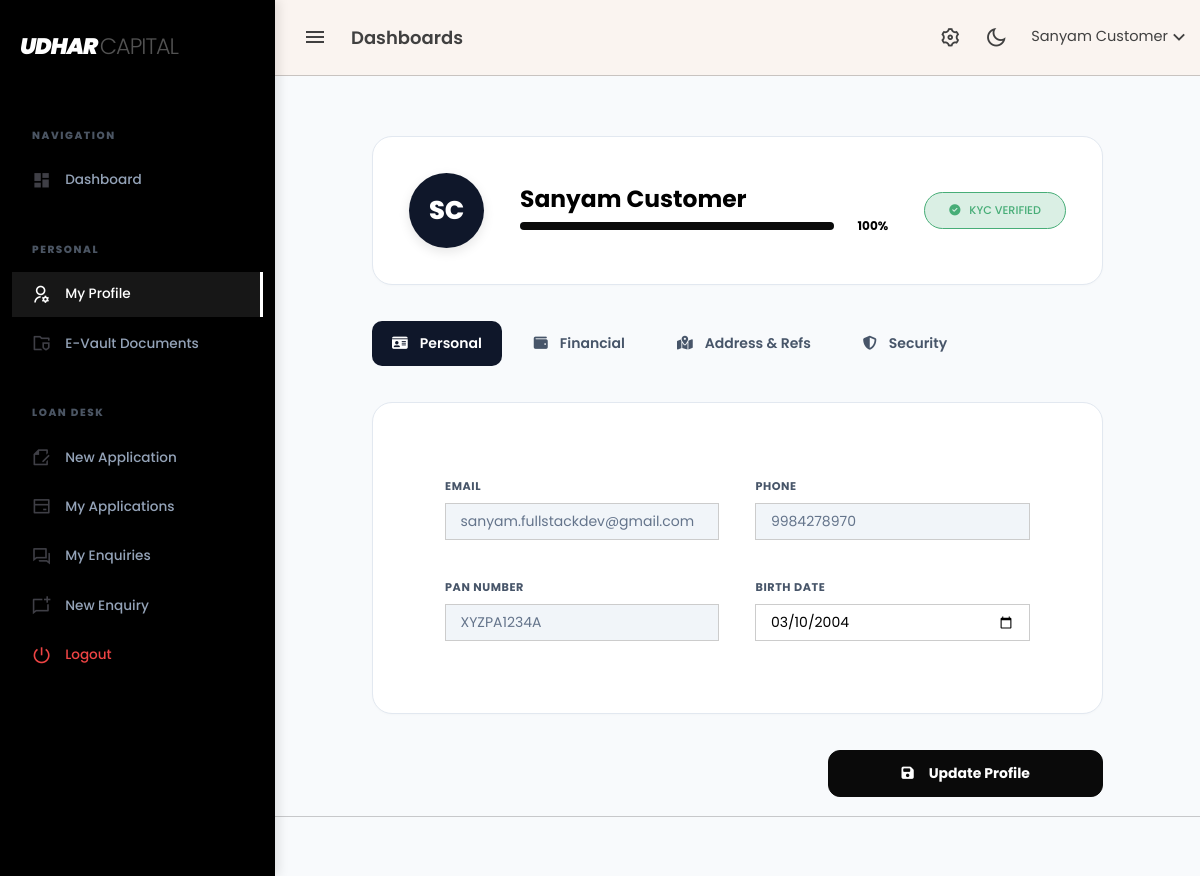
The app's page /customer/profile.php (signed in), older data.
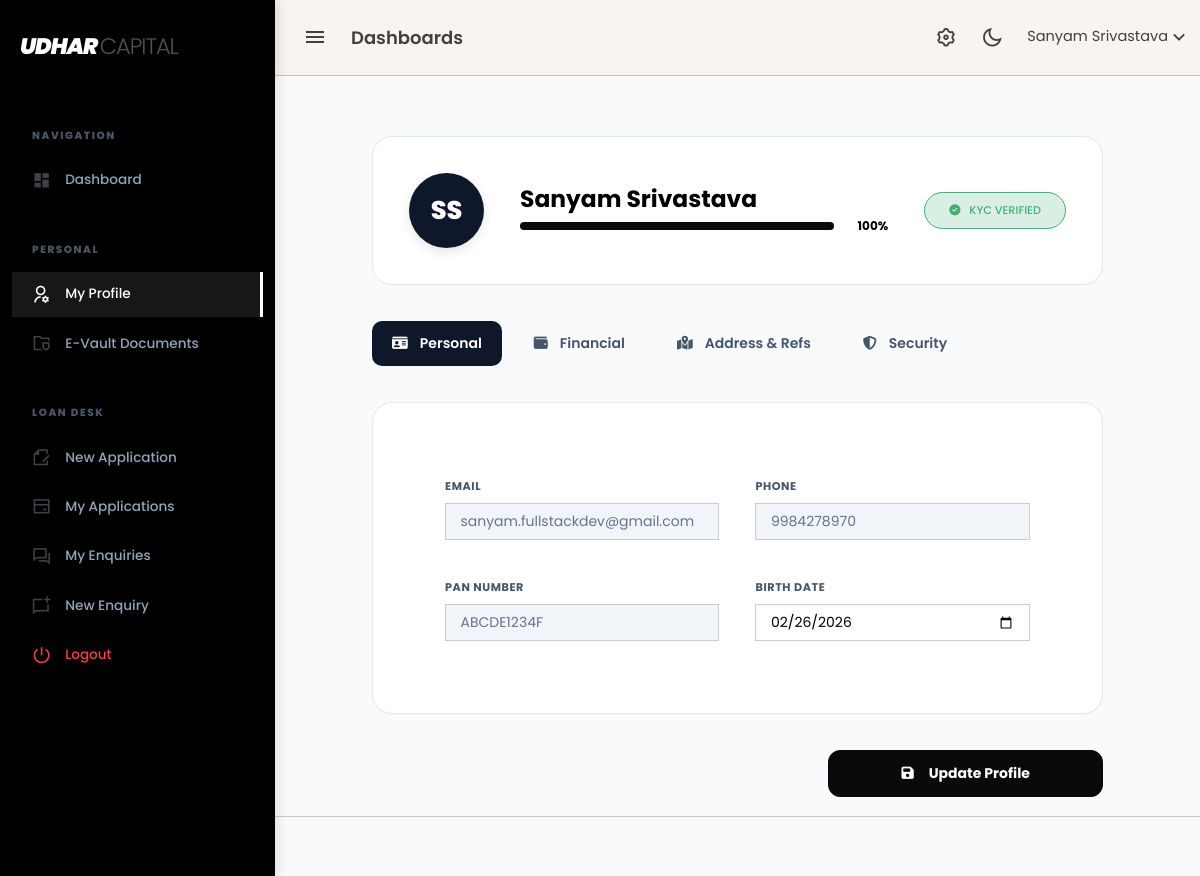
The same page, newer data.
### tables this page shows
CREATE TABLE `customer_profiles` (
  `id` bigint(20) UNSIGNED NOT NULL,
  `customer_id` bigint(20) UNSIGNED NOT NULL,
  `pan_number` varchar(20) DEFAULT NULL,
  `birth_date` date DEFAULT NULL,
  `state` varchar(100) DEFAULT NULL,
  `city` varchar(100) DEFAULT NULL,
  `pin_code` varchar(10) DEFAULT NULL,
  `employee_type` enum('salaried','self_employed','business','professional') DEFAULT NULL,
  `company_name` varchar(255) DEFAULT NULL,
  `monthly_income` decimal(12,2) DEFAULT NULL,
  `reference1_name` varchar(255) DEFAULT NULL,
  `reference1_phone` varchar(20) DEFAULT NULL,
  `reference2_name` varchar(255) DEFAULT NULL,
  `reference2_phone` varchar(20) DEFAULT NULL,
  `created_at` timestamp NOT NULL DEFAULT current_timestamp(),
  `updated_at` timestamp NOT NULL DEFAULT current_timestamp() ON UPDATE current_timestamp()
);

CREATE TABLE `customers` (
  `id` bigint(20) UNSIGNED NOT NULL,
  `full_name` varchar(255) NOT NULL,
  `email` varchar(255) NOT NULL,
  `phone` varchar(20) NOT NULL,
  `password` varchar(255) NOT NULL,
  `aadhaar_number` varchar(20) DEFAULT NULL,
  `status` enum('active','blocked') DEFAULT 'active',
  `created_at` timestamp NOT NULL DEFAULT current_timestamp(),
  `updated_at` timestamp NOT NULL DEFAULT current_timestamp() ON UPDATE current_timestamp()
);

### customer/profile.php (the view, shortened to what the changed rows need)
<?php
include 'header.php';
$customer_id = $_SESSION['customer_id'];
$query = "SELECT c.*, cp.* FROM customers c
          LEFT JOIN customer_profiles cp ON c.id = cp.customer_id
          WHERE c.id = $customer_id";
$res = mysqli_query($conn, $query);
$data = mysqli_fetch_assoc($res);
$name_parts = explode(' ', trim($data['full_name']));
$initials = strtoupper(substr($name_parts[0], 0, 1) . (count($name_parts) > 1 ? substr(end($name_parts), 0, 1) : ''));
$profile_fields = [
    'full_name', 'email', 'phone', 'pan_number',
    'birth_date', 'state', 'city', 'pin_code', 'employee_type', 'monthly_income',
    'reference1_name', 'reference1_phone', 'reference2_name', 'reference2_phone'
];
$filled_count = 0;
foreach ($profile_fields as $field) { if (!empty($data[$field])) $filled_count++; }
$percentage = round(($filled_count / count($profile_fields)) * 100);
$kyc_status = (!empty($data['pan_number']));
?>
<?php include 'topbar.php'; ?>
<div class="content-page">
    <div class="container-fluid pt-4">
        <div class="row justify-content-center">
            <div class="col-lg-10">
                <div class="card-modern p-4 mb-4">
                    <div class="d-flex align-items-center flex-wrap gap-4">
                        <div class="avatar-circle"><?= $initials ?></div>
                        <div class="flex-grow-1">
                            <h3 class="fw-bold mb-1"><?= htmlspecialchars($data['full_name']) ?></h3>
                            <div class="d-flex align-items-center gap-3" style="max-width: 400px;">
                                <div class="progress w-100" style="height: 8px; border-radius: 10px; background: #e2e8f0;">
                                </div>
                                <span class="fw-bold small"><?= $percentage ?>%</span>
                            </div>
                        </div>
                        <div class="ms-auto">
                            <?php if($kyc_status): ?>
                                <span class="badge bg-success-subtle text-success border border-success px-3 py-2 rounded-pill"><i class="fas fa-check-circle me-1"></i> KYC VERIFIED</span>
                            <?php else: ?>
                                <span class="badge bg-warning-subtle text-dark border border-warning px-3 py-2 rounded-pill"><i class="fas fa-clock me-1"></i> KYC PENDING</span>
                            <?php endif; ?>
                        </div>
                    </div>
                </div>
                <form id="profileForm" action="db/update_profile.php" method="POST">
                    <div class="tab-content">
                        <div class="tab-pane fade show active" id="tab-personal">
                            <div class="card-modern p-4 p-md-5">
                                <div class="row g-4">
                                    <div class="col-md-6"><label class="form-label">Email</label><input type="text" class="form-control" value="<?= $data['email'] ?>" readonly></div>
                                    <div class="col-md-6"><label class="form-label">Phone</label><input type="text" class="form-control" value="<?= $data['phone'] ?>" readonly></div>
                                    <div class="col-md-6"><label class="form-label">PAN Number</label><input type="text" name="pan_number" id="pan_number" class="form-control" value="<?= $data['pan_number'] ?>" <?= !empty($data['pan_number']) ? 'readonly' : '' ?> maxlength="10" style="text-transform: uppercase;"></div>
                                    <div class="col-md-6"><label class="form-label">Birth Date</label><input type="date" name="birth_date" class="form-control" value="<?= $data['birth_date'] ?>"></div>
                                </div>
                            </div>
                        </div>
                    </div>
                </form>
            </div>
        </div>
    </div>
</div>
<?php include 'footer.php'; ?>

### customer/topbar.php (shortened to what the changed rows need)
<div class="navbar-custom">
    <div class="topbar container-fluid">
        <ul class="topbar-menu d-flex align-items-center gap-3">
            <li class="dropdown">
                <a class="nav-link dropdown-toggle arrow-none nav-user" data-bs-toggle="dropdown" href="#" role="button" aria-haspopup="false" aria-expanded="false">
                    <span class="d-lg-block d-none">
                        <h5 class="my-0 fw-normal"> <?php echo   $_SESSION['customer_name'] ?? 'Customer' ?><i class="ri-arrow-down-s-line fs-22 d-none d-sm-inline-block align-middle"></i></h5>
                    </span>
                </a>
            </li>
        </ul>
    </div>
</div>

Row changes from the older to the newer data that the page shows:
changed customer_profiles "sanyam.fullstackdev@gmail.com": customer.full_name "SC" → "SS"; customer.full_name "Sanyam Customer" → "Sanyam Srivastava"; pan_number "XYZPA1234A" → "ABCDE1234F"; birth_date "03/10/2004" → "02/26/2026"
Text that changed along with them:
$_SESSION['customer_name']: "Sanyam Customer" → "Sanyam Srivastava"
